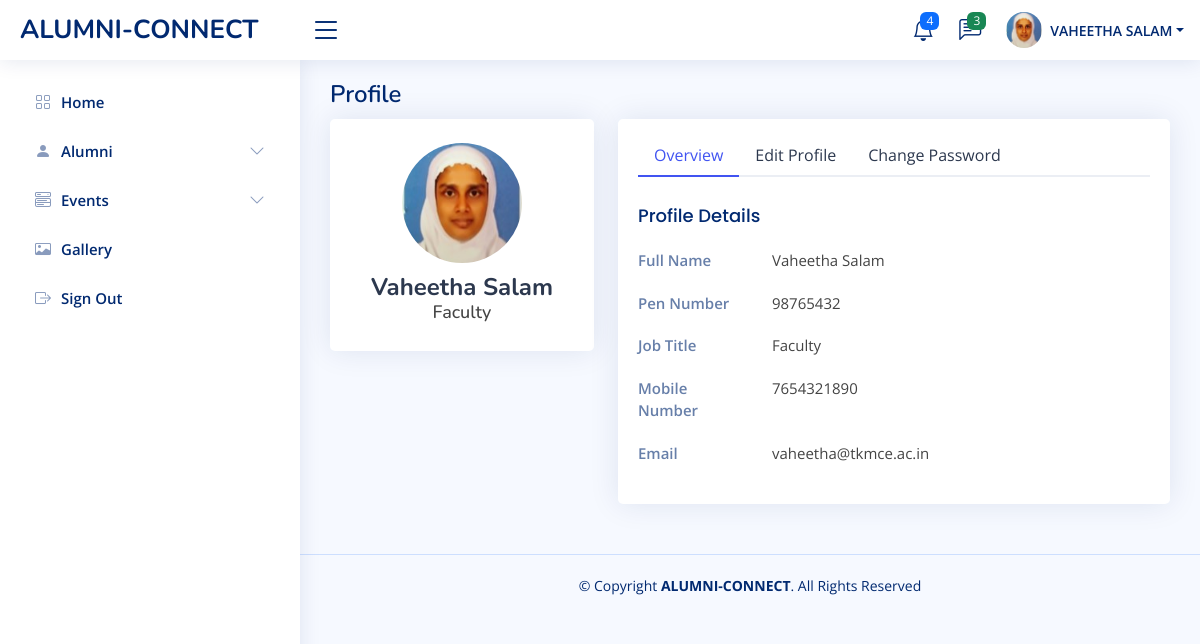
Page /alumnis/FacultyProfile/ (signed in) on the committed database.
### alumnis/models.py (models this page shows)
class Faculty(models.Model):
  fname = models.CharField(max_length=255,default="")
  lname = models.CharField(max_length=255,default="")
  email = models.CharField(max_length=255)
  mobile = models.IntegerField(default=0)
  password = models.CharField(max_length=255)
  access = models.IntegerField(default=0)
  proPic = models.ImageField(upload_to='FacultyProPic/',default="")
  penNumber = models.IntegerField(default=0)

### alumnis/views.py (the view)
# urls.py: path('FacultyProfile/', views.FacultyProfile, name='FacultyProfile'),
def FacultyProfile(request):
  if 'email' in request.session:
    a=request.session.get('email')
    user = Faculty.objects.filter(email=a).values()
    template = loader.get_template('FacultyProfile.html')
    context = {
    'myFaculty': user,
  }
    return HttpResponse(template.render(context, request))
  else:
    return redirect('index')

### alumnis/templates/FacultyProfile.html (shortened to what this page needs)
<!DOCTYPE html>
<html lang="en">
<head>
    {% load static %}
  <link href="{% static 'assets2/vendor/bootstrap/css/bootstrap.min.css' %}" rel="stylesheet">
  <link href="{% static 'assets2/vendor/bootstrap-icons/bootstrap-icons.css' %}" rel="stylesheet">
  <link href="{% static 'assets2/vendor/boxicons/css/boxicons.min.css' %}" rel="stylesheet">
  <link href="{% static 'assets2/vendor/quill/quill.snow.css' %}" rel="stylesheet">
  <link href="{% static 'assets2/vendor/quill/quill.bubble.css' %}" rel="stylesheet">
  <link href="{% static 'assets2/vendor/remixicon/remixicon.css' %}" rel="stylesheet">
  <link href="{% static 'assets2/vendor/simple-datatables/style.css' %}" rel="stylesheet">
  <link href="{% static 'assets2/css/style.css' %}" rel="stylesheet">
</head>
<body>
{% if myFaculty.0.access %}
  {% include 'AdminHeader.html' %}
  {% include 'AdminSidebar.html' %}
{% else %}
  {% include 'FacultyHeader.html' %}
  {% include 'FacultySidebar.html' %}
{% endif %}
  <main id="main" class="main">
    <div class="pagetitle">
      <h1>Profile</h1>
    </div>
    <section class="section profile">
      <div class="row">
        <div class="col-xl-4">
          <div class="card">
            <div class="card-body profile-card pt-4 d-flex flex-column align-items-center">
              {% if myFaculty.0.proPic %}
                <img src="{% static 'media/' %}{{ myFaculty.0.proPic }}"  alt="Profile" class="rounded-circle">
              {% else %}
                <img src="{% static 'assets2/img/profile-img.jpg' %}" alt="Profile" class="rounded-circle">
              {% endif %}
              <h2>{{ myFaculty.0.fname }} {{ myFaculty.0.lname }}</h2>
              <h3>Faculty</h3>
            </div>
          </div>
        </div>
        <div class="col-xl-8">
          <div class="card">
            <div class="card-body pt-3">
              <ul class="nav nav-tabs nav-tabs-bordered">
                <li class="nav-item">
                  <button class="nav-link active" data-bs-toggle="tab" data-bs-target="#profile-overview">Overview</button>
                </li>
                <li class="nav-item">
                  <button class="nav-link" data-bs-toggle="tab" data-bs-target="#profile-edit">Edit Profile</button>
                </li>
                <li class="nav-item">
                  <button class="nav-link" data-bs-toggle="tab" data-bs-target="#profile-change-password">Change Password</button>
                </li>
              </ul>
              <div class="tab-content pt-2">
                <div class="tab-pane fade show active profile-overview" id="profile-overview">
                  <h5 class="card-title">Profile Details</h5>
                  <div class="row">
                    <div class="col-lg-3 col-md-4 label ">Full Name</div>
                    <div class="col-lg-9 col-md-8">{{ myFaculty.0.fname }} {{ myFaculty.0.lname }}</div>
                  </div>
                  <div class="row">
                    <div class="col-lg-3 col-md-4 label">Pen Number</div>
                    <div class="col-lg-9 col-md-8">{{ myFaculty.0.penNumber }}</div>
                  </div>
                  <div class="row">
                    <div class="col-lg-3 col-md-4 label">Job Title</div>
                    <div class="col-lg-9 col-md-8">Faculty</div>
                  </div>
                  <div class="row">
                    <div class="col-lg-3 col-md-4 label">Mobile Number</div>
                    <div class="col-lg-9 col-md-8">{{ myFaculty.0.mobile }}</div>
                  </div>
                  <div class="row">
                    <div class="col-lg-3 col-md-4 label">Email</div>
                    <div class="col-lg-9 col-md-8">{{ myFaculty.0.email }}</div>
                  </div>
                </div>
              </div>
            </div>
          </div>
        </div>
      </div>
    </section>
  </main>
  <footer id="footer" class="footer">
    <div class="copyright">
      &copy; Copyright <strong><span>ALUMNI-CONNECT</span></strong>. All Rights Reserved
    </div>
  </footer>
</body>
</html>

### alumnis/templates/AdminHeader.html (shortened to what this page needs)
  {% load static %}
<header id="header" class="header fixed-top d-flex align-items-center">
    <div class="d-flex align-items-center justify-content-between">
      <a href="../" class="logo d-flex align-items-center">
        <span class="d-none d-lg-block">ALUMNI-CONNECT</span>
      </a>
      <i class="bi bi-list toggle-sidebar-btn"></i>
    </div>
    <nav class="header-nav ms-auto">
      <ul class="d-flex align-items-center">
        <li class="nav-item dropdown">
          <a class="nav-link nav-icon" href="#" data-bs-toggle="dropdown">
            <i class="bi bi-bell"></i>
            <span class="badge bg-primary badge-number">4</span>
          </a>
        </li>
        <li class="nav-item dropdown">
          <a class="nav-link nav-icon" href="#" data-bs-toggle="dropdown">
            <i class="bi bi-chat-left-text"></i>
            <span class="badge bg-success badge-number">3</span>
          </a>
        </li>
        <li class="nav-item dropdown pe-3">
          <a class="nav-link nav-profile d-flex align-items-center pe-0" href="#" data-bs-toggle="dropdown">
            {% if myFaculty.0.proPic %}
              <img src="{% static 'media/' %}{{ myFaculty.0.proPic }}" alt="Profile" class="rounded-circle">
            {% else %}
              <img src="{% static 'assets2/img/profile-img.jpg' %}" alt="Profile" class="rounded-circle">
            {% endif %}
            <span class="d-none d-md-block dropdown-toggle ps-2">{{ myFaculty.0.fname | upper }} {{ myFaculty.0.lname | upper }}</span>
          </a>
        </li>
      </ul>
    </nav>
  </header>

### alumnis/static/assets2/css/style.css (style rules this page uses)
:root { scroll-behavior: smooth; }
body { font-family: "Open Sans", sans-serif; background: #f6f9ff; color: #444444; }
a { color: #4154f1; text-decoration: none; }
h1, h2, h3, h4, h5, h6 { font-family: "Nunito", sans-serif; }
#main { margin-top: 60px; padding: 20px 30px; transition: all 0.3s; }
.pagetitle { margin-bottom: 10px; }
.pagetitle h1 { font-size: 24px; margin-bottom: 0; font-weight: 600; color: #012970; }
.card { margin-bottom: 30px; border: none; border-radius: 5px; box-shadow: 0px 0 30px rgba(1, 41, 112, 0.1); }
.card-title { padding: 20px 0 15px 0; font-size: 18px; font-weight: 500; color: #012970; font-family: "Poppins", sans-serif; }
.card-body { padding: 0 20px 20px 20px; }
.nav-tabs-bordered { border-bottom: 2px solid #ebeef4; }
.nav-tabs-bordered .nav-link { margin-bottom: -2px; border: none; color: #2c384e; }
.nav-tabs-bordered .nav-link.active { background-color: #fff; color: #4154f1; border-bottom: 2px solid #4154f1; }
.logo { line-height: 1; }
@media (min-width: 1200px) { .logo { width: 280px; } }
.logo span { font-size: 26px; font-weight: 700; color: #012970; font-family: "Nunito", sans-serif; }
.header { transition: all 0.5s; z-index: 997; height: 60px; box-shadow: 0px 2px 20px rgba(1, 41, 112, 0.1); background-color: #fff; padding-left: 20px; }
.header .toggle-sidebar-btn { font-size: 32px; padding-left: 10px; cursor: pointer; color: #012970; }
.header-nav ul { list-style: none; }
.header-nav>ul { margin: 0; padding: 0; }
.header-nav .nav-icon { font-size: 22px; color: #012970; margin-right: 25px; position: relative; }
.header-nav .nav-profile { color: #012970; }
.header-nav .nav-profile img { max-height: 36px; }
.header-nav .nav-profile span { font-size: 14px; font-weight: 600; }
.header-nav .badge-number { position: absolute; inset: -2px -5px auto auto; font-weight: normal; font-size: 12px; padding: 3px 6px; }
@media (min-width: 1200px) { #main, #footer { margin-left: 300px; } }
.profile .profile-card img { max-width: 120px; }
.profile .profile-card h2 { font-size: 24px; font-weight: 700; color: #2c384e; margin: 10px 0 0 0; }
.profile .profile-card h3 { font-size: 18px; }
.profile .profile-overview .row { margin-bottom: 20px; font-size: 15px; }
.profile .profile-overview .card-title { color: #012970; }
.profile .profile-overview .label { font-weight: 600; color: rgba(1, 41, 112, 0.6); }
.footer { padding: 20px 0; font-size: 14px; transition: all 0.3s; border-top: 1px solid #cddfff; }
.footer .copyright { text-align: center; color: #012970; }

### rows in the picture
Faculty: proPic (picture), fname "VAHEETHA", lname "SALAM", fname "Vaheetha", lname "Salam", penNumber "98765432", email "vaheetha@tkmce.ac.in"

### other values in the picture
{{ myFaculty.0.mobile }} "7654321890"
